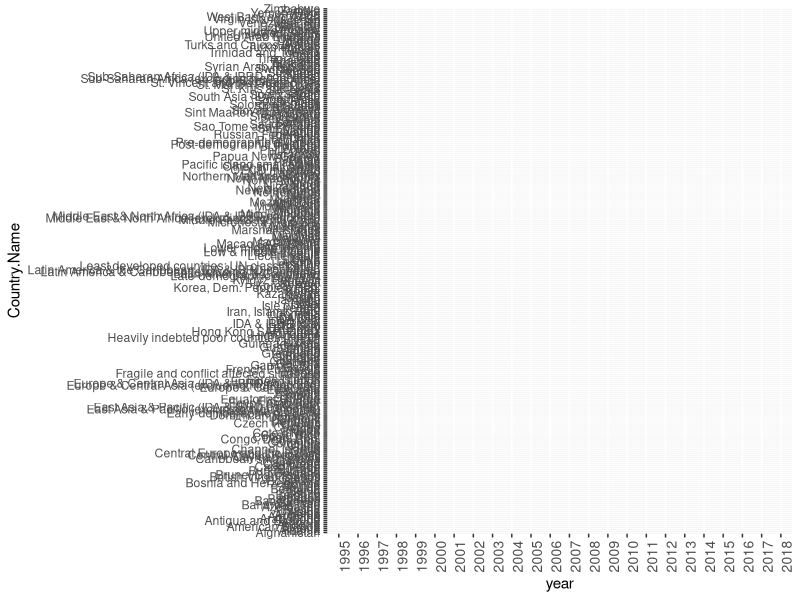

Write the R code that produced this figure.
## ---- chunk 1
knitr::opts_chunk$set(echo = TRUE)
## ---- chunk 2

library(readxl)
library(dplyr)

#diable scientific notation, so that actual decimal values are imported instead of exponential factors
options(scipen = 999)

# Importing GDP (1995-2018) by country dataset into R
gdp_dataset <- read_excel("GDP.xls", col_names = TRUE, sheet = "Data", skip = 3) %>%
  data.frame(., stringsAsFactors = F) %>%
  select(., 1,2,3,40:63)

# Importing GDP percapita (1995-2018) by country dataset into R
gdp_percapita_dataset <- read_excel("GDP per Capita.xls", col_names = TRUE, sheet = "Data", skip = 3) %>%
  data.frame(., stringsAsFactors = F) %>%
  select(., 1,2,3,40:63)

# Importing Manufacturing GDP (1995-2018) percentage by country dataset into R
gdp_manufacturing_dataset <- read_excel("Manufacturing.xls", col_names = TRUE, sheet = "Data", skip = 3) %>%
  data.frame(., stringsAsFactors = F) %>%
  select(., 1,2,3,40:63)

# Importing Agriculture GDP (1995-2018) percentage by country dataset into R
gdp_agriculture_dataset <- read_excel("Agriculture.xls", col_names = TRUE, sheet = "Data", skip = 3) %>%
  data.frame(., stringsAsFactors = F) %>%
  select(., 1,2,3,40:63)

# Importing Service GDP (1995-2018) percentage by country dataset into R
gdp_service_dataset <- read_excel("Service.xls", col_names = TRUE, sheet = "Data", skip = 3) %>%
  data.frame(., stringsAsFactors = F) %>%
  select(., 1,2,3,40:63)

# Importing Industries GDP (1995-2018) percentage by country dataset into R
gdp_industries_dataset <- read_excel("Industries.xls", col_names = TRUE, sheet = "Data", skip = 3) %>%
  data.frame(., stringsAsFactors = F) %>%
  select(., 1,2,3,40:63)

head(gdp_dataset)

## ---- chunk 3

library(tidyr)
library(stringr)

df1 <- gather(gdp_dataset, "year", "GDP", 4:27) %>% select(1, 4, 5)
df2 <- gather(gdp_percapita_dataset, "year", "GDP Percapita", 4:27) %>% select(1, 4, 5)
df3 <- gather(gdp_industries_dataset, "year", "Industry Percent of GDP", 4:27) %>% select(1, 4, 5)
df4 <- gather(gdp_service_dataset, "year", "Services Percent of GDP", 4:27) %>% select(1, 4, 5)
df5 <- gather(gdp_agriculture_dataset, "year", "Agriculture Percent of GDP", 4:27) %>% select(1, 4, 5)
df6 <- gather(gdp_manufacturing_dataset, "year", "Manufacturing Percent of GDP", 4:27) %>% select(1, 4, 5)
df <- merge(df1, df2, all.y = T)
df <- merge(df, df3, all.y = T)
df <- merge(df, df4, all.y = T)
df <- merge(df, df5, all.y = T)
df <- merge(df, df6, all.y = T)

df$year <- str_extract(df$year, "[:digit:]+")

df
## ---- chunk 4
library(ggplot2)

ggplot(df, aes(x=year, y=Country.Name, group = 1)) +
  theme(axis.text.x = element_text(size=10, angle=90))
 
